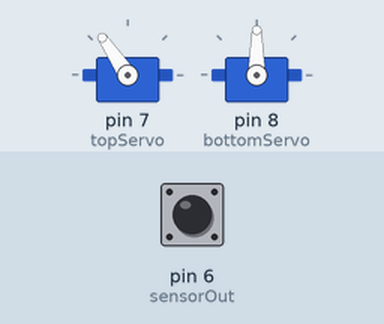
Simulated run of this sketch. Board: Arduino Uno, built with avr-gcc and run on an emulated ATmega328P. Parts: 2 × servo. The test bench sets the inputs (shaded band); at power-on: pin 6 (sensorOut) LOW. What the sketch prints to the serial monitor is not drawn.

Above: at 0.1 s.
At 6.5 s:
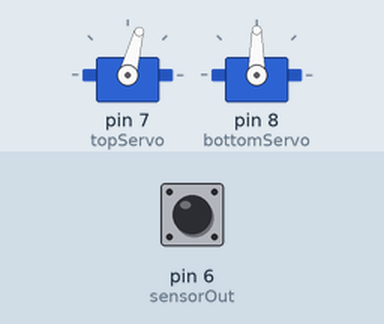
6.6 s: pin 6 (sensorOut) pulsed HIGH 5 times (0.12 s each, 0.3 s apart)
At 9.0 s:
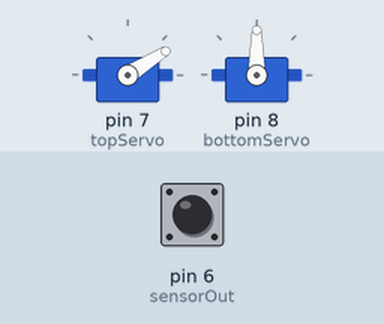
Timing chart, 0 to 16.4 s (numbered marks = the images above; inputs shaded):
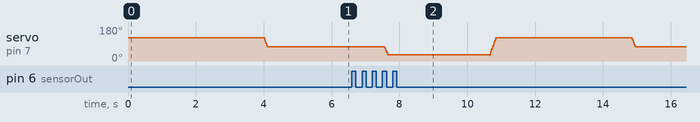

The sketch:

ProjectVIBE.ino
```cpp
#include <Servo.h>
#define S0 2
#define S1 3
#define S2 4
#define S3 5
#define sensorOut 6
//AUTHORS: RAMKARTIKEYA,AMRUTH,MITHILA,VINUTHNA
Servo topServo;
Servo bottomServo;
int frequency = 0;
int color=0;
void setup() {
  pinMode(S0, OUTPUT);
  pinMode(S1, OUTPUT);
  pinMode(S2, OUTPUT);
  pinMode(S3, OUTPUT);
  pinMode(sensorOut, INPUT);

  digitalWrite(S0, HIGH);
  digitalWrite(S1, LOW);
  topServo.attach(7);
  bottomServo.attach(8);
  Serial.begin(9600);
}
void loop() {

  topServo.write(124);

  delay(4000);

  for(int i = 124; i > 74; i--) {
    topServo.write(i);
    delay(2);
  }
  delay(1500);

  color = readColor();
  delay(10);
  switch (color) {
    case 1:
    bottomServo.write(50);//pink
    break;
    case 2:
    bottomServo.write(75);//yellow
    break;
    case 3:
    bottomServo.write(100);
    break;
    case 4:
    bottomServo.write(100);//green
    break;
    case 5:
    bottomServo.write(150);
    break;
    case 6:
    bottomServo.write(125);//blue
    break;

    case 0:
    Serial.print(" NO COLOUR");
    break;
  }
  delay(300);

  for(int i = 74; i > 31; i--) {
    topServo.write(i);
    delay(2);
  }
  delay(3000);

  for(int i = 31; i < 124; i++) {
    topServo.write(i);
    delay(2);
  }
  color=0;
}
int readColor() {
  // Setting red filtered photodiodes to be read
  digitalWrite(S2, LOW);
  digitalWrite(S3, LOW);

  frequency = pulseIn(sensorOut, LOW);
  int R = frequency;

  Serial.print("R= ");//printing name
  Serial.print(frequency);//printing RED color frequency
  Serial.print("  ");
  delay(50);
  // Setting Green filtered photodiodes to be read
  digitalWrite(S2, HIGH);
  digitalWrite(S3, HIGH);
  // Reading the output frequency
  frequency = pulseIn(sensorOut, LOW);
  int G = frequency;
  // Printing the value on the serial monitor
  Serial.print("G= ");//printing name
  Serial.print(frequency);//printing RED color frequency
  Serial.print("  ");
  delay(50);
  // Setting Blue filtered photodiodes to be read
  digitalWrite(S2, LOW);
  digitalWrite(S3, HIGH);
  // Reading the output frequency
  frequency = pulseIn(sensorOut, LOW);
  int B = frequency;
  // Printing the value on the serial monitor
  Serial.print("B= ");//printing name
  Serial.print(frequency);//printing RED color frequency
  Serial.println("  ");
  delay(50);
/*  if(R<45 & R>32 & G<65 & G>55){
    color = 1; // Red
  }
  if(G<590 & G>43 & B<47 &B>35){
    color = 2; // Orange
  }
 else if(R<900 & R>870 & G<560 & G>430){
    color = 3; // Green
  }
  if(R<730 & R>530 & G<540 & G>400){
    Serial.print("YELLOW");
    bottomServo.write(110);
    return 4; // Yellow
    Serial.print("YELLOW");
  }
  else if(R<56 & R>46 & G<65 & G>55){
    color = 5; // Brown
  }
  else if (G<58 & G>45 & B<40 &B>26){
    color = 6;
  }// Blue bottomServo.write(75);*/
    if(R<45 & R>32 & G<65 & G>55){
    color = 1;    Serial.print("RED"); // Red
  }
 /* if(G<55 & G>43 & B<47 &B>35){
    color = 2;    Serial.print("ORANGE"); // Orange
  }*/
  else if(R<43 & R>40 & G<46 & G>43){
    color = 0;     Serial.print(" NO COLOUR");        // Green
  }
  else if(R<38 & R>24 & G<44 & G>30){
    color = 4; // Yellow


    if(R<33)
    {
      color =1;
      if(G>35){
        if(B>29)
        {
          color=5;
          Serial.print("ORANGE ");
          return 5;
        }
      Serial.print("PINK ");

      return 1; //pink
      }
      else
      {
        color=2;
        Serial.print("YELLOW ");
        return 2;
      }
    }
     Serial.print("GREEN");
   // YELLOW 1ST
  }
  else if(R<56 & R>46 & G<65 & G>55){
    color = 5;
        Serial.print("BROWN");// Brown
  }
  else if (G<45 & G>35 & B<33 &B>23){
    color = 6;

        Serial.print("BLUE ");// Blue
  }
  return color;

}
```
